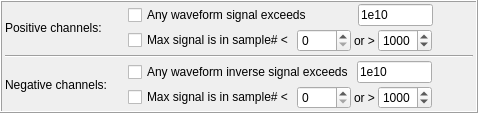
             <widget class="QFrame" name="frame">
              <property name="frameShape">
               <enum>QFrame::Shape::Box</enum>
              </property>
              <property name="frameShadow">
               <enum>QFrame::Shadow::Raised</enum>
              </property>
              <layout class="QVBoxLayout" name="verticalLayout_17">
               <property name="spacing">
                <number>3</number>
               </property>
               <property name="leftMargin">
                <number>3</number>
               </property>
               <property name="topMargin">
                <number>2</number>
               </property>
               <property name="rightMargin">
                <number>3</number>
               </property>
               <property name="bottomMargin">
                <number>2</number>
               </property>
               <item>
                <layout class="QHBoxLayout" name="horizontalLayout_31">
                 <item>
                  <widget class="QLabel" name="label_28">
                   <property name="minimumSize">
                    <size>
                     <width>120</width>
                     <height>0</height>
                    </size>
                   </property>
                   <property name="text">
                    <string>Positive channels:  </string>
                   </property>
                  </widget>
                 </item>
                 <item>
                  <layout class="QVBoxLayout" name="verticalLayout_15">
                   <property name="spacing">
                    <number>3</number>
                   </property>
                   <item>
                    <layout class="QHBoxLayout" name="horizontalLayout_11">
                     <item>
                      <widget class="QCheckBox" name="cbIgnorePosThreshold">
                       <property name="text">
                        <string>Any waveform signal exceeds             </string>
                       </property>
                      </widget>
                     </item>
                     <item>
                      <widget class="QLineEdit" name="ledPosIgnoreMax">
                       <property name="minimumSize">
                        <size>
                         <width>75</width>
                         <height>0</height>
                        </size>
                       </property>
                       <property name="maximumSize">
                        <size>
                         <width>75</width>
                         <height>16777215</height>
                        </size>
                       </property>
                       <property name="text">
                        <string>1e10</string>
                       </property>
                      </widget>
                     </item>
                     <item>
                      <spacer name="horizontalSpacer_31">
                       <property name="orientation">
                        <enum>Qt::Orientation::Horizontal</enum>
                       </property>
                       <property name="sizeHint" stdset="0">
                        <size>
                         <width>40</width>
                         <height>20</height>
                        </size>
                       </property>
                      </spacer>
                     </item>
                    </layout>
                   </item>
                   <item>
                    <layout class="QHBoxLayout" name="horizontalLayout_30">
                     <item>
                      <widget class="QCheckBox" name="cbPosMaxSignalGate">
                       <property name="text">
                        <string>Max signal is in sample# &lt;</string>
                       </property>
                      </widget>
                     </item>
                     <item>
                      <widget class="QSpinBox" name="sbPosMaxFrom">
                       <property name="minimumSize">
                        <size>
                         <width>0</width>
                         <height>0</height>
                        </size>
                       </property>
                       <property name="maximum">
                        <number>9999</number>
                       </property>
                      </widget>
                     </item>
                     <item>
                      <widget class="QLabel" name="label_27">
                       <property name="text">
                        <string>or &gt;</string>
                       </property>
                      </widget>
                     </item>
                     <item>
                      <widget class="QSpinBox" name="sbPosMaxTo">
                       <property name="maximum">
                        <number>9999</number>
                       </property>
                       <property name="value">
                        <number>1000</number>
                       </property>
                      </widget>
                     </item>
                     <item>
                      <spacer name="horizontalSpacer_32">
                       <property name="orientation">
                        <enum>Qt::Orientation::Horizontal</enum>
                       </property>
                       <property name="sizeHint" stdset="0">
                        <size>
                         <width>40</width>
                         <height>20</height>
                        </size>
                       </property>
                      </spacer>
                     </item>
                    </layout>
                   </item>
                  </layout>
                 </item>
                </layout>
               </item>
               <item>
                <widget class="Line" name="line_2">
                 <property name="orientation">
                  <enum>Qt::Orientation::Horizontal</enum>
                 </property>
                </widget>
               </item>
               <item>
                <layout class="QHBoxLayout" name="horizontalLayout_33">
                 <item>
                  <widget class="QLabel" name="label_29">
                   <property name="minimumSize">
                    <size>
                     <width>120</width>
                     <height>0</height>
                    </size>
                   </property>
                   <property name="text">
                    <string>Negative channels:</string>
                   </property>
                  </widget>
                 </item>
                 <item>
                  <layout class="QVBoxLayout" name="verticalLayout_16">
                   <property name="spacing">
                    <number>3</number>
                   </property>
                   <item>
                    <layout class="QHBoxLayout" name="horizontalLayout_14">
                     <item>
                      <widget class="QCheckBox" name="cbIgnoreNegThreshold">
                       <property name="text">
                        <string>Any waveform inverse signal exceeds</string>
                       </property>
                      </widget>
                     </item>
                     <item>
                      <widget class="QLineEdit" name="ledNegIgnoreMax">
                       <property name="minimumSize">
                        <size>
                         <width>75</width>
                         <height>0</height>
                        </size>
                       </property>
                       <property name="maximumSize">
                        <size>
                         <width>75</width>
                         <height>16777215</height>
                        </size>
                       </property>
                       <property name="text">
                        <string>1e10</string>
                       </property>
                      </widget>
                     </item>
                     <item>
                      <spacer name="horizontalSpacer_33">
                       <property name="orientation">
                        <enum>Qt::Orientation::Horizontal</enum>
                       </property>
                       <property name="sizeHint" stdset="0">
                        <size>
                         <width>40</width>
                         <height>20</height>
                        </size>
                       </property>
                      </spacer>
                     </item>
                    </layout>
                   </item>
                   <item>
                    <layout class="QHBoxLayout" name="horizontalLayout_32">
                     <item>
                      <widget class="QCheckBox" name="cbNegMaxSignalGate">
                       <property name="text">
                        <string>Max signal is in sample# &lt;</string>
                       </property>
                      </widget>
                     </item>
                     <item>
                      <widget class="QSpinBox" name="sbNegMaxFrom">
                       <property name="maximum">
                        <number>9999</number>
                       </property>
                      </widget>
                     </item>
                     <item>
                      <widget class="QLabel" name="label_30">
                       <property name="text">
                        <string>or &gt;</string>
                       </property>
                      </widget>
                     </item>
                     <item>
                      <widget class="QSpinBox" name="sbNegMaxTo">
                       <property name="maximum">
                        <number>9999</number>
                       </property>
                       <property name="value">
                        <number>1000</number>
                       </property>
                      </widget>
                     </item>
                     <item>
                      <spacer name="horizontalSpacer_34">
                       <property name="orientation">
                        <enum>Qt::Orientation::Horizontal</enum>
                       </property>
                       <property name="sizeHint" stdset="0">
                        <size>
                         <width>40</width>
                         <height>20</height>
                        </size>
                       </property>
                      </spacer>
                     </item>
                    </layout>
                   </item>
                  </layout>
                 </item>
                </layout>
               </item>
              </layout>
             </widget>
